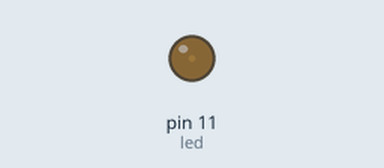
This sketch was run on a simulated Arduino Uno, built with avr-gcc and run on an emulated ATmega328P. Parts: output pins drawn as LEDs (lit = HIGH).

Above: at 0.05 s.
At 0.5 s:
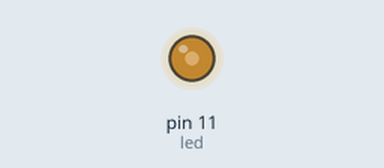
At 0.7 s:
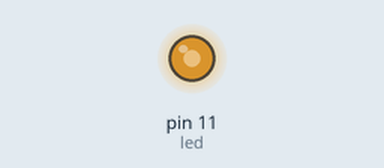
At 1.35 s:
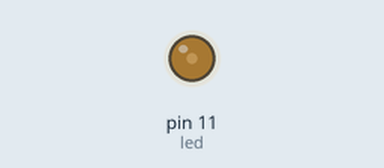
Timing chart, 0 to 3.7 s (numbered marks = the images above):
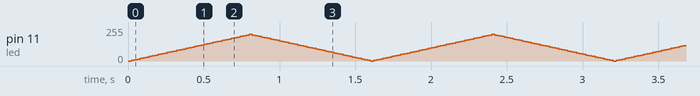

The sketch:

LED_FADE.ino
```cpp
int led = 11;
int brightness = 0;
int fadeAmount = 5;

void setup() {
  // put your setup code here, to run once:
  pinMode(led, OUTPUT);

}

void loop() {
  // put your main code here, to run repeatedly:
  analogWrite(led,brightness);
  brightness = brightness + fadeAmount;
  if (brightness == 0 || brightness == 200) {
    fadeAmount = -fadeAmount;
  }

  delay(20);

}
```
